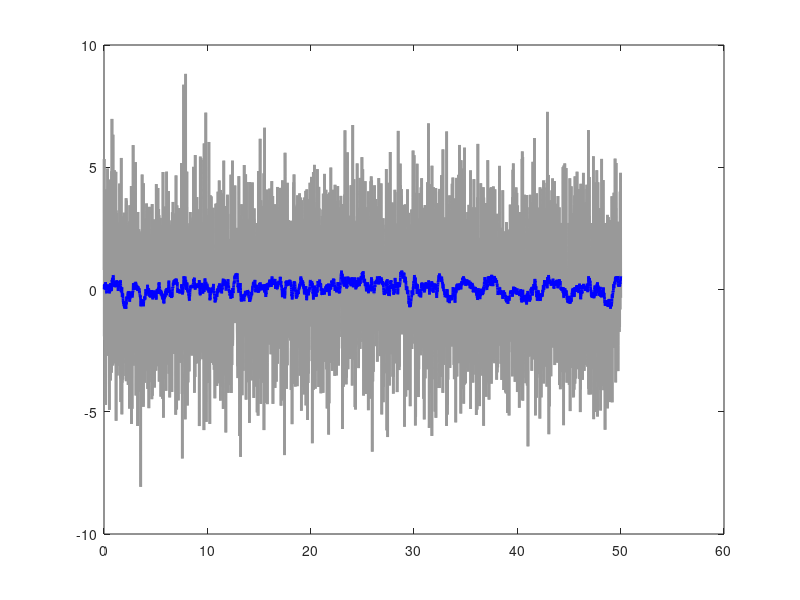

The MATLAB script that drew this image: (Note: this script raises an error after producing the figure.)
% M. sharman
% % 5th dec 2017
% corresponds to the simulink model of Quadrotor_Model_KF_NN

load('Ta.mat')
load('Ia.mat')
load('measured.mat')


i =1:5001;

figure(1)
plot(i/100,measured(i,2),'Color',[0.6 0.6 0.6],'linewidth',2)
hold on
plot(i/100,Ia(1,i),'b','linewidth',2)
plot(i/100,(O(1,i)+0.027)*15,'Color',[1 0 0],'linewidth',2);
plot(i/100,Ta(1,i),'--','Color',[0 1 0],'linewidth',2)
xlabel('Time (Sec)','fontsize',26)
ylabel('Roll angle (deg)','fontsize',26)
set(gca,'fontsize',26)
legend('Measured','KF','DLNN','real')
grid on
xlim([0 50])
% magnifyOnFigure;


figure(2)
plot(i/100,measured(i,3),'Color',[0.6 0.6 0.6],'linewidth',2)
hold on
plot(i/100,Ia(2,i),'b','linewidth',2)
plot(i/100,(O(2,i)+0.044)*10,'Color',[1 0 0],'linewidth',2); 
plot(i/100,Ta(2,i),'--','Color',[0 1 0],'linewidth',2)
xlabel('Time (Sec)','fontsize',26)
ylabel('Pitch angle (deg)','fontsize',26)
set(gca,'fontsize',26)
legend('Measured','KF','DLNN','real')
grid on
xlim([0 50])
% magnifyOnFigure;


figure(3)
plot(i/100,measured(i,4),'Color',[0.6 0.6 0.6],'linewidth',2)
hold on
plot(i/100,Ia(3,i),'b','linewidth',2)
plot(i/100,(O(3,i)*(4/5)-1.3),'Color',[1 0 0],'linewidth',2);
plot(i/100,Ta(3,i),'--','Color',[0 1 0],'linewidth',2)
xlabel('Time (Sec)','fontsize',26)
ylabel('Yaw angle (deg)','fontsize',26)
set(gca,'fontsize',26)
legend('Measured','KF','DLNN','real')
grid on
xlim([0 50])


figure(4)
subplot(3,1,1)
plot(i/100,abs(Ia(1,i))-abs(Ta(1,i)),'b')
hold
plot(i/100,abs(O(1,i)+0.027)*15-abs(Ta(1,i)),'m')
xlabel('Time (sec)','fontsize',22)
ylabel('Roll (deg)','fontsize',22)
set(gca,'fontsize',22)
legend('KF error','DLNN error')
grid on
xlim([0 50])

subplot(3,1,2)
plot(i/100,abs(Ia(2,i))-abs(Ta(2,i)),'b')
hold
plot(i/100,abs((O(2,i)+0.044)*10)-abs(Ta(2,i)),'m')
xlabel('Time (sec)','fontsize',22)
ylabel('Pitch (deg)','fontsize',22)
set(gca,'fontsize',22)
legend('KF error','DLNN error')
grid on
xlim([0 50])

subplot(3,1,3)
plot(i/100,abs(Ia(3,i))-abs(Ta(3,i)),'b')
hold
plot(i/100,abs(O(3,i)*(4/5)-1.3)-abs(Ta(3,i)),'m')
xlabel('Time (sec)','fontsize',22)
ylabel('Yaw (deg)','fontsize',22)
set(gca,'fontsize',22)
legend('KF error','DLNN error')
grid on
xlim([0 50])




RMSEE_rollKF= sqrt(mean(abs((Ta(1,i) - Ia(1,i))).^2))% sqrt(mean(real - estimated).^2))'
RMSEE_pitchKF= sqrt(mean(abs((Ta(2,i) - Ia(2,i))).^2))% sqrt(mean(real - estimated).^2))'
RMSEE_yawKF= sqrt(mean(abs((Ta(3,i) - Ia(3,i))).^2))% sqrt(mean(real - estimated).^2))'


RMSEE_roll= sqrt(mean(abs((Ta(1,i) - (O(1,i)+0.027)*15).^2)))% sqrt(mean(real - estimated).^2))'
RMSEE_pitch= sqrt(mean(abs((Ta(2,i) - (O(2,i)+0.044)*10).^2)))% sqrt(mean(real - estimated).^2))'
RMSEE_yaw= sqrt(mean(abs((Ta(3,i) - (O(3,i)*(4/5)-1.3)).^2)))% sqrt(mean(real - estimated).^2))'

